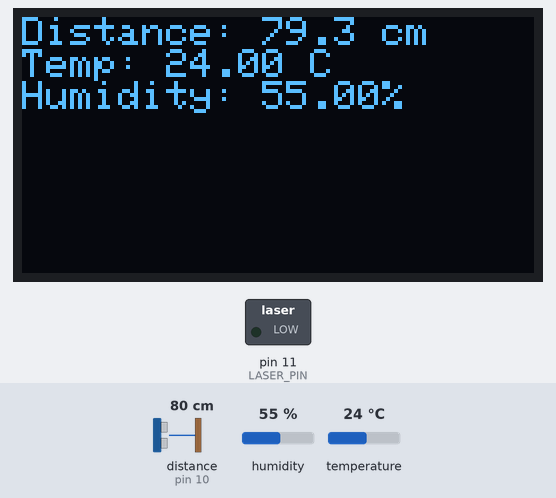
The sketch below on a simulated Arduino Uno, built with avr-gcc and run on an emulated ATmega328P. Parts: 128×64 one-colour display, switched loads named in the sketch (green lamp = pin HIGH). Wiring (inferred from the names in the program): ultrasonic range finder: trigger pin 9; echo pin 10. The test bench sets the inputs (shaded band); at power-on: distance to the obstacle (sensor on pin 10) 80 cm, humidity 55 %, temperature 24 °C. The echo pulse lasts 58.3 µs per cm; pins used as bus, display or sensor lines are not drawn.

Above: at 1.3 s.
1.4 s: distance to the obstacle (sensor on pin 10) set to 22 cm
At 3.9 s:
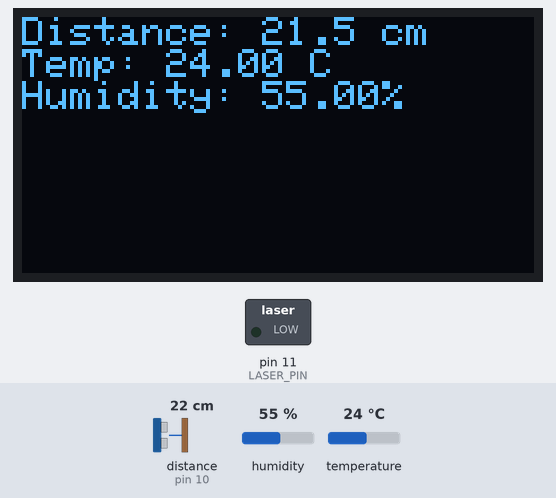
4.2 s: distance to the obstacle (sensor on pin 10) set to 18 cm
At 4.9 s:
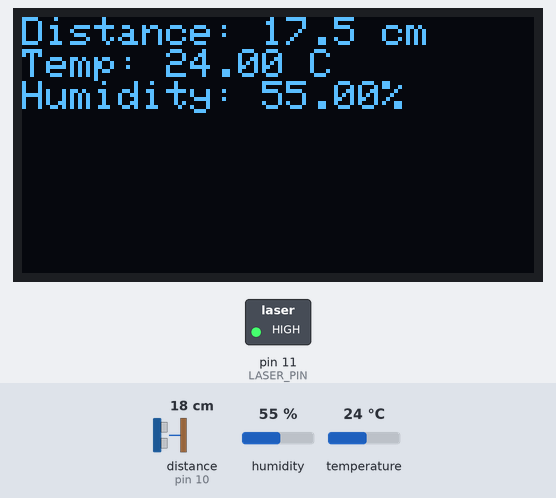
8.0 s: humidity set to 40 %
At 10.4 s:
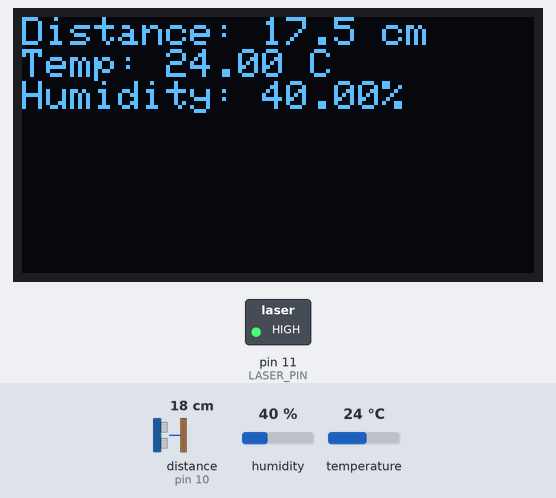
10.7 s: temperature set to 12 °C
At 11.4 s:
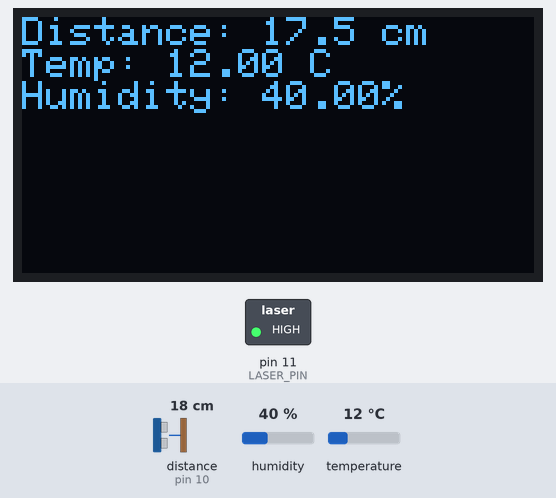
12.3 s: distance to the obstacle (sensor on pin 10) set to 250 cm
At 13.1 s:
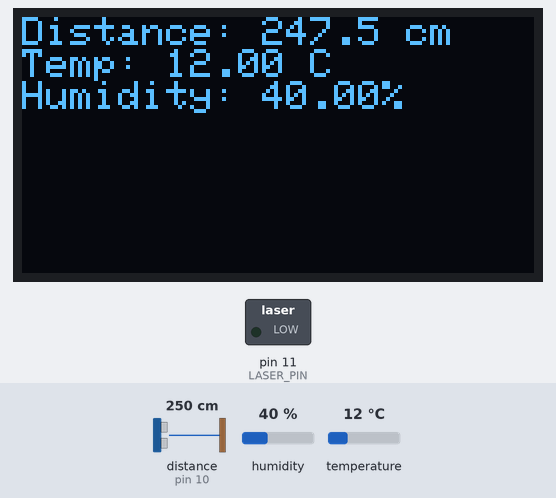
14.0 s: humidity set to 22 %
At 15.9 s:
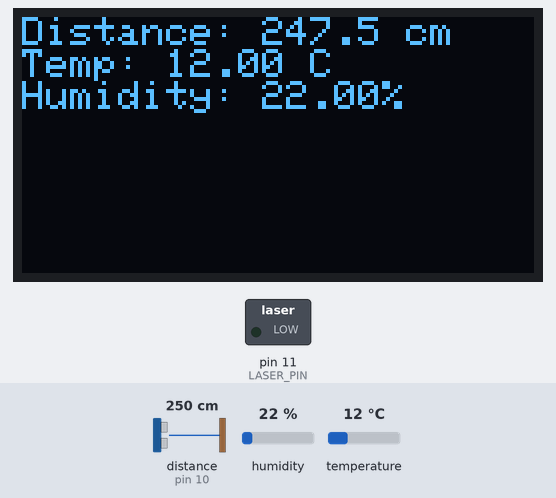
Timing chart, 0 to 17.4 s (numbered marks = the images above; inputs shaded):
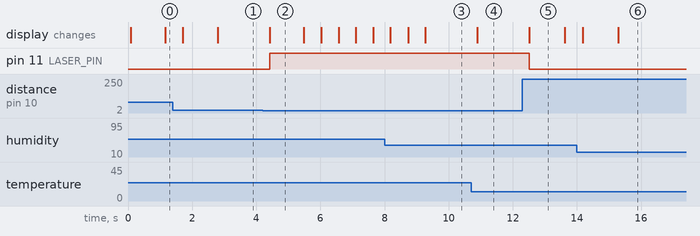

The sketch:

sketch_oct28a_laser_temp_display.ino
```cpp
#include <Wire.h>
#include <Adafruit_GFX.h>
#include <Adafruit_SSD1306.h>
#include <DHT.h>

#define SCREEN_WIDTH 128
#define SCREEN_HEIGHT 64
#define OLED_RESET -1
Adafruit_SSD1306 display(SCREEN_WIDTH, SCREEN_HEIGHT, &Wire, OLED_RESET);

#define TRIG_PIN 9
#define ECHO_PIN 10
#define LASER_PIN 11
#define DHT_PIN 2 // Change to the pin you have connected the DHT data pin
#define DHT_TYPE DHT11 // Change to DHT22 if you are using a DHT22 sensor

DHT dht(DHT_PIN, DHT_TYPE);

void setup() {
  Serial.begin(9600);
  pinMode(TRIG_PIN, OUTPUT);
  pinMode(ECHO_PIN, INPUT);
  pinMode(LASER_PIN, OUTPUT);

  dht.begin();

  if (!display.begin(SSD1306_SWITCHCAPVCC, 0x3C)) {
    Serial.println("SSD1306 allocation failed");
    for (;;);
  }

  display.clearDisplay();
  display.setTextSize(1);
  display.setTextColor(SSD1306_WHITE);
}

void loop() {
  digitalWrite(TRIG_PIN, LOW);
  delayMicroseconds(2);
  digitalWrite(TRIG_PIN, HIGH);
  delayMicroseconds(10);
  digitalWrite(TRIG_PIN, LOW);

  long duration = pulseIn(ECHO_PIN, HIGH);
  float distance = duration * 0.034 / 2;

  // Get temperature and humidity
  float temperature = dht.readTemperature();
  float humidity = dht.readHumidity();

  display.clearDisplay();
  display.setCursor(0,0);
  display.print("Distance: ");
  display.print(distance, 1);
  display.println(" cm");
  display.print("Temp: ");
  display.print(temperature);
  display.println(" C");
  display.print("Humidity: ");
  display.print(humidity);
  display.println("%");

  display.display();

  // Turn on the laser if an object is detected within 20 cm
  if (distance > 0 && distance < 20) {
    digitalWrite(LASER_PIN, HIGH);
  } else {
    digitalWrite(LASER_PIN, LOW);
  }

  delay(500);
}
```

Measured:
- the behaviour switches between 21 and 20 cm on distance to the obstacle (sensor on pin 10) (found by bisection; images 1 and 2)
- after the input at 1.4 s, the display: first changes after 0.30 s (image 1 shows a later state)
- after the input at 4.2 s, pin 11 (LASER_PIN): LOW → HIGH after 0.22 s; the display: changes after 0.22 s (image 2)
- after the input at 8.0 s, the display: first differs from a run without the input after 0.73 s (image 3 shows a later state)
- after the input at 10.7 s, the display: changes after 0.19 s (image 4)
- after the input at 12.3 s, pin 11 (LASER_PIN): HIGH → LOW after 0.21 s; the display: changes after 0.21 s (image 5)
- after the input at 14.0 s, the display: first differs from a run without the input after 1.3 s (image 6)
